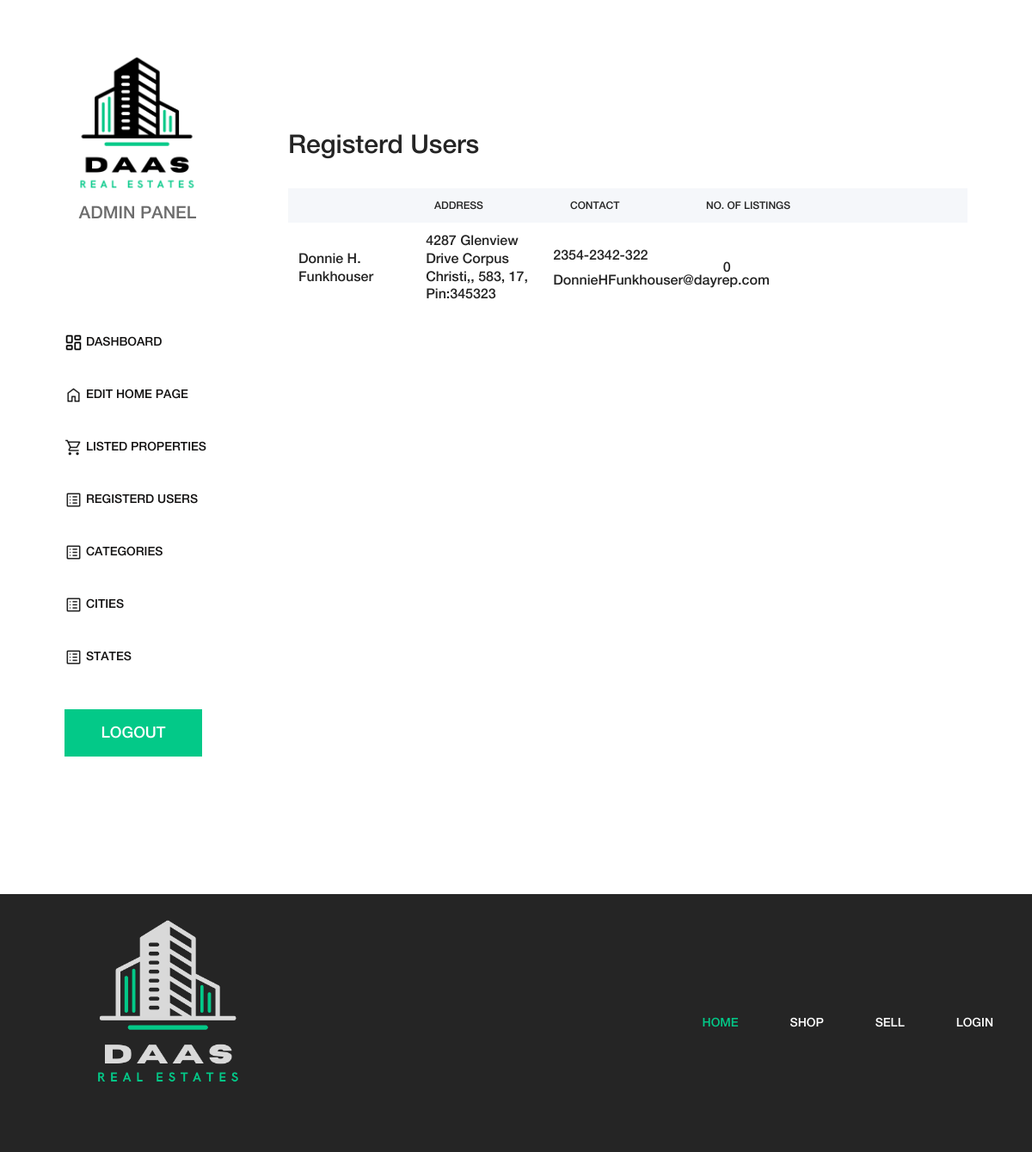
Page /admin/registerd_users.php (signed in) on the committed database.
### tables this page shows
CREATE TABLE `users_tbl` (
  `userid` int(11) NOT NULL,
  `firstname` varchar(50) NOT NULL,
  `lastname` varchar(50) NOT NULL,
  `password` varchar(50) NOT NULL,
  `email` varchar(100) NOT NULL,
  `phoneno` varchar(100) NOT NULL,
  `address` varchar(250) NOT NULL,
  `city` int(11) NOT NULL,
  `state` int(11) NOT NULL,
  `pincode` varchar(15) NOT NULL
);

### admin/registerd_users.php (the view, shortened to what this page needs)
<?php include("header.php"); ?>
<?php include("connection.php") ?>
<?php
$query = "SELECT t1.*, t2.count as count FROM users_tbl AS t1 LEFT JOIN (SELECT owner_id, COUNT(property_id) as count FROM property_tbl GROUP BY owner_id ) AS t2 ON t1.userid = t2.owner_id;";
$result = mysqli_query($conn, $query);
?>
<div class="cart-table-area section-padding-100">
  <div class="container-fluid">
    <div class="row">
      <div class="f1 col-12 col-lg-8">
        <div class="cart-title mt-50">
          <h2>Registerd Users </h2>
        </div>
        <div class="cart-table clearfix">
          <table class="table table-responsive">
            <thead>
              <tr>
                <th></th>
                <th>ADDRESS</th>
                <th>CONTACT</th>
                <th>NO. OF LISTINGS</th>
                <th></th>
              </tr>
            </thead>
            <tbody>
              <?php while ($row = mysqli_fetch_assoc($result)) { ?>
                <tr>
                  <td class="cart_product_img">
                    <h5><?php echo $row["firstname"] . " " . $row["lastname"] ?></h5>
                  </td>
                  <td class="cart_product_desc">
                    <h5><?php echo $row["address"] . ", " . $row["city"] . ", " . $row["state"] . ", Pin:" . $row["pincode"] ?></h5>
                  </td>
                  <td class="price">
                    <h5><?php echo $row["phoneno"] ?></h5>
                    <h5><?php echo $row["email"] ?></h5>
                  </td>
                  <td class="qty">
                    <?php if ($row["count"] != NULL) { ?>
                      <h5><?php echo $row["count"] ?></h5>
                      <a target="_blank" href="properties_listed.php?id=<?php echo $row["userid"] ?>">view Listings</a>
                    <?php } else { ?>
                      <h5>0</h5>
                    <?php } ?>
                  </td>
                  <td class="qty">
                  </td>
                </tr>
              <?php } ?>
            </tbody>
          </table>
        </div>
      </div>
    </div>
  </div>
</div>
<?php include("footer.php"); ?>

### css/core-style.css (style rules this page uses)
* { margin: 0; padding: 0; }
body { font-family: "helveticaneuemedium"; font-size: 16px; }
h1, h2, h3, h4, h5, h6 { color: #242424; line-height: 1.3; font-weight: 400; }
.mt-50 { margin-top: 50px !important; }
.section-padding-100 { padding-top: 100px; padding-bottom: 100px; }
.main-content-wrapper .cart-table-area { position: relative; z-index: 1; -webkit-box-flex: 0; -ms-flex: 0 0 calc(95% - 320px); flex: 0 0 calc(95% - 320px); width: calc(95% - 320px); max-width: calc(95% - 320px); }
.main-content-wrapper .cart-table-area .cart-title h2 { font-size: 30px; margin-bottom: 30px; color: #242424; }
.main-content-wrapper .cart-table-area table thead { width: 100%; display: block; }
.main-content-wrapper .cart-table-area table thead tr { display: -webkit-box; display: -ms-flexbox; display: flex; width: 100%; height: 40px; background-color: #f5f7fa; }
.main-content-wrapper .cart-table-area table thead tr th { border-top: none; border-bottom: none; -webkit-box-flex: 0; width: 25%; max-width: 25%; font-size: 12px; color: #242424; text-transform: capitalize; font-weight: 400; }
.main-content-wrapper .cart-table-area table tbody { width: 100%; display: block; }
.main-content-wrapper .cart-table-area table tbody tr { display: -webkit-box; display: -ms-flexbox; display: flex; -webkit-box-align: center; -ms-flex-align: center; -ms-grid-row-align: center; align-items: center; width: 100%; }
.main-content-wrapper .cart-table-area table tbody tr td { border: none; -webkit-box-flex: 0; width: 25%; max-width: 25%; }
.main-content-wrapper .cart-table-area table tbody tr td h5 { font-size: 16px; color: #252525; }

### admin/style.css (style rules this page uses)
.row { justify-content: center; }
.cart_product_img { object-fit: contain; height: auto; }
.f1, tr, th { flex: unset; max-width: unset; }

### rows in the picture
users_tbl: firstname "Donnie", lastname "H. Funkhouser", address "4287 Glenview Drive Corpus Christi,", city "583", state "17", pincode "345323", phoneno "2354-2342-322", email "DonnieHFunkhouser@dayrep.com"

### other values in the picture
$val "LOGIN"
